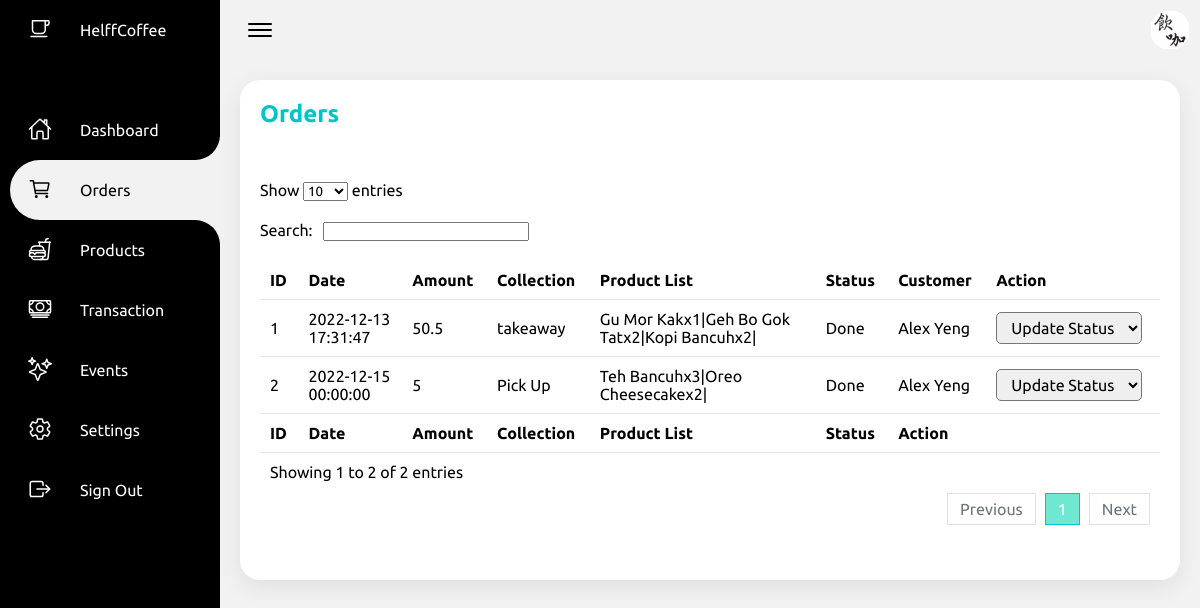
The app's page /Admin/orders.php (signed in) with its own data.
### tables this page shows
CREATE TABLE `orders` (
  `order_id` int(11) NOT NULL,
  `order_amount` double NOT NULL,
  `order_date` datetime NOT NULL,
  `order_collection` text NOT NULL,
  `pickup_time` datetime DEFAULT NULL,
  `Status` varchar(10) NOT NULL DEFAULT 'preparing',
  `customer_id` int(100) NOT NULL
);

CREATE TABLE `order_product` (
  `id` int(100) NOT NULL,
  `order_id` int(100) NOT NULL,
  `product_id` int(100) NOT NULL,
  `quantity` int(100) NOT NULL DEFAULT 0
);

CREATE TABLE `product` (
  `product_id` int(11) NOT NULL,
  `product_name` text NOT NULL,
  `price` float NOT NULL,
  `product_type` int(100) NOT NULL,
  `product_desc` text NOT NULL,
  `product_quan` int(100) NOT NULL,
  `product_cal` int(100) NOT NULL,
  `product_img` varchar(100) NOT NULL,
  `best_seller` tinyint(1) NOT NULL,
  `pixel` int(10) NOT NULL
);

CREATE TABLE `customer` (
  `id` int(20) NOT NULL,
  `name` text NOT NULL,
  `email` text NOT NULL,
  `address` text NOT NULL,
  `password` text NOT NULL,
  `phone` int(15) NOT NULL,
  `payment_method` text NOT NULL,
  `credit_score` int(2) NOT NULL
);

### Admin/orders.php (the view, shortened to what this page needs)
<?php
include "dbConnection.php"
?>
<!DOCTYPE html>
<html lang="en">
<head>
    <link rel="stylesheet" href="css/orders.css">
</head>
<body>
    <div class="container">
        <div class="navigation">
            <ul>
                <li>
                    <a href="index.php">
                        <span class="icon">
                            <ion-icon name="cafe-outline"></ion-icon>
                        </span>
                        <span class="title">HelffCoffee</span>
                    </a>
                </li>
                <li>
                    <a href="index.php">
                        <span class="icon">
                            <ion-icon name="home-outline"></ion-icon>
                        </span>
                        <span class="title">Dashboard</span>
                    </a>
                </li>
                <li class="hovered active">
                    <a href="orders.php">
                        <span class="icon">
                            <ion-icon name="cart-outline"></ion-icon>
                        </span>
                        <span class="title">Orders</span>
                    </a>
                </li>
                <li>
                    <a href="products.php">
                        <span class="icon">
                            <ion-icon name="fast-food-outline"></ion-icon>
                        </span>
                        <span class="title">Products</span>
                    </a>
                </li>
                <li>
                    <a href="transaction.php">
                        <span class="icon">
                            <ion-icon name="cash-outline"></ion-icon>
                        </span>
                        <span class="title">Transaction</span>
                    </a>
                </li>
                <li>
                    <a href="events.php">
                        <span class="icon">
                            <ion-icon name="sparkles-outline"></ion-icon>
                        </span>
                        <span class="title">Events</span>
                    </a>
                </li>
                <li>
                    <a href="settings.php">
                        <span class="icon">
                            <ion-icon name="settings-outline"></ion-icon>
                        </span>
                        <span class="title">Settings</span>
                    </a>
                </li>
                <li>
                    <a href="adminlogout.php">
                        <span class="icon">
                            <ion-icon name="exit-outline"></ion-icon>
                        </span>
                        <span class="title">Sign Out</span>
                    </a>
                </li>
            </ul>
        </div>
        <?php
        $sql = mysqli_query($conn, "select * from orders");
        ?>
        <div class="main">
            <div class="topbar">
                <div class="toggle">
                    <ion-icon name="menu-outline"></ion-icon>
                </div>
                <div class="user">
                    <img src="images/profile.jpg">
                </div>
            </div>
            <div class="table-box">
                <div class="orders-table">
                    <div class="orders-table-header">
                        <h2>Orders</h2>
                    </div>
                    <div class="orders-table-content">
                        <table id="example" class="table table-striped">
                            <thead>
                                <tr>
                                    <th>ID</th>
                                    <th>Date</th>
                                    <th>Amount</th>
                                    <th>Collection</th>
                                    <th>Product List</th>
                                    <th>Status</th>
                                    <th>Customer</th>
                                    <th>Action</th>
                                </tr>
                            </thead>
                            <tbody>
                                <?php
                                $i = 1;
                                if (mysqli_num_rows($sql) > 0) {
                                    while ($row = mysqli_fetch_assoc($sql)) {
                                ?>
                                        <?php
                                        $sql1 = mysqli_query($conn, "select * from order_product where order_id = '" . $row['order_id'] . "';");
                                        ?>
                                        <tr>
                                            <td><?php echo $i++ ?></td>
                                            <td><?php echo $row['order_date'] ?></td>
                                            <td><?php echo $row['order_amount'] ?></td>
                                            <td><?php echo $row['order_collection'] ?></td>
                                            <td>
                                                <?php
                                                while ($row1 = mysqli_fetch_assoc($sql1)) {
                                                    $sql2 = mysqli_query($conn, "select * from product where product_id ='" . $row1['product_id'] . "';");
                                                    $row2 = mysqli_fetch_assoc($sql2);
                                                    echo $row2['product_name'];
                                                    echo "x";
                                                    echo $row1['quantity'];
                                                    echo "|";
                                                } ?>
                                            </td>
                                            <td>
                                                <?php
                                                if ($row['Status'] == 'done') {
                                                    echo "Done";
                                                }
                                                ?>
                                            </td>
                                            <td>
                                                <?php
                                                    $sql3 = mysqli_query($conn, "select * from customer where id =".$row['customer_id'].";");
                                                    $row3 = mysqli_fetch_assoc($sql3);
                                                    echo $row3['name'];
                                                ?>
                                            </td>
                                            <td>
                                                <select id="status" name="status" onchange="status_update(this.options[this.selectedIndex].value,'<?php echo $row['order_id']; ?>')">
                                                    <option selected disabled>Update Status</option>
                                                </select>
                                            </td>
                                        </tr>
                                <?php      }
                                } ?>
                            </tbody>
                            <tfoot>
                                <tr>
                                    <th>ID</th>
                                    <th>Date</th>
                                    <th>Amount</th>
                                    <th>Collection</th>
                                    <th>Product List</th>
                                    <th>Status</th>
                                    <th>Action</th>
                                </tr>
                            </tfoot>
                        </table>
                    </div>
                </div>
            </div>
        </div>
    </div>
</body>
</html>

### Admin/css/orders.css (style rules this page uses)
* { margin: 0; padding: 0; box-sizing: border-box; font-family: 'Ubuntu', sans-serif; }
:root { --black1: #000000; --black2: #808080; --grey: #f2f2f2; --white: #ffffff; --green1: #70e7d1; --green2: #00c5c8; }
body { min-height: 100vh; overflow-x: hidden; }
.container { position: relative; width: 100%; }
.navigation { position: fixed; width: 220px; height: 100%; background: var(--black1); border-left: 10px solid var(--black1); transition: 0.5s; overflow: hidden; }
.navigation ul { position: absolute; top: 0; left: 0; width: 100%; }
.navigation ul li { position: relative; width: 100%; list-style: none; border-top-left-radius: 30px; border-bottom-left-radius: 30px; }
.navigation ul li.active, .navigation ul li:hover, .navigation ul li.hovered { background: var(--grey); }
.navigation ul li:nth-child(1) { margin-bottom: 40px; pointer-events: none; }
.navigation ul li a { position: relative; display: block; width: 100%; display: flex; text-decoration: none; color: var(--white); }
.navigation ul li.active a, .navigation ul li:hover a, .navigation ul li.hovered a { color: var(--black1); }
.navigation ul li a .icon { position: relative; display: block; min-width: 60px; height: 60px; line-height: 70px; text-align: center; }
.navigation ul li a .icon ion-icon { font-size: 1.5em; }
.navigation ul li a .title { position: relative; display: block; padding: 0 10px; height: 60px; line-height: 60px; text-align: start; white-space: nowrap; }
.navigation ul li.active a::before, .navigation ul li:hover a::before, .navigation ul li.hovered a::before { content: ""; position: absolute; right: 0; top: -50px; width: 50px; height: 50px; background: transparent; border-radius: 50%; box-shadow: 35px 35px 0 10px var(--grey); pointer-events: none; }
.navigation ul li.active a::after, .navigation ul li:hover a::after, .navigation ul li.hovered a::after { content: ""; position: absolute; right: 0; bottom: -50px; width: 50px; height: 50px; background: transparent; border-radius: 50%; box-shadow: 35px -35px 0 10px var(--grey); pointer-events: none; }
.main { position: absolute; width: calc(100% - 220px); left: 220px; min-height: 100vh; background: var(--grey); transition: 0.5s; }
.topbar { width: 100%; height: 60px; display: flex; justify-content: space-between; align-items: center; padding: 0 10px; }
.toggle { position: relative; width: 60px; height: 60px; display: flex; justify-content: center; align-items: center; font-size: 2em; cursor: pointer; }
.user { position: relative; width: 40px; height: 40px; border-radius: 50%; overflow: hidden; cursor: pointer; }
.user img { position: absolute; top: 0; left: 0; width: 100%; height: 100%; object-fit: cover; }
.table-box { position: relative; width: 100%; padding: 20px; }
.table-box .orders-table { position: relative; display: grid; min-height: 500px; background: var(--white); padding: 20px; box-shadow: 0 7px 25px rgba(0, 0, 0, 0.08); border-radius: 20px; }
.orders-table-header { display: flex; justify-content: space-between; align-items: flex-start; }
.orders-table-header h2 { font-weight: 600; color: var(--green2); }
.orders-table-content { overflow: auto; }
.orders-table-content table { width: 100%; border-collapse: collapse; margin-top: 10px; }
.orders-table-content table thead th { font-weight: 600; }
.orders-table-content table th, td { padding: 10px; text-align: left; font-size: 16px; color: var(--black1); border-bottom: 1px solid rgba(0, 0, 0, 0.1); }
.orders-table-content table tr { color: var(--black1); border-bottom: 1px solid rgba(0, 0, 0, 0.1); }
.orders-table-content tr { transition: 0.4s; }
tbody select { padding: 5px 10px; font-size: 16px; border-radius: 5px; }
tbody select option { background: var(--white); color: var(--black1); }
a:-webkit-any-link { color: var(--black1); cursor: pointer; }

### records on screen
orders: order_date "2022-12-13 17:31:47", order_amount "50.5", order_collection "takeaway", Status "Done", customer.name "Alex Yeng"
order_product: product.product_name "Gu Mor Kak", quantity "1"
order_product: product.product_name "Geh Bo Gok Tat", quantity "2"
order_product: product.product_name "Kopi Bancuh", quantity "2"
orders: order_date "2022-12-15 00:00:00", order_amount "5", order_collection "Pick Up", Status "Done", customer.name "Alex Yeng"
order_product: product.product_name "Teh Bancuh", quantity "3"
order_product: product.product_name "Oreo Cheesecake", quantity "2"
